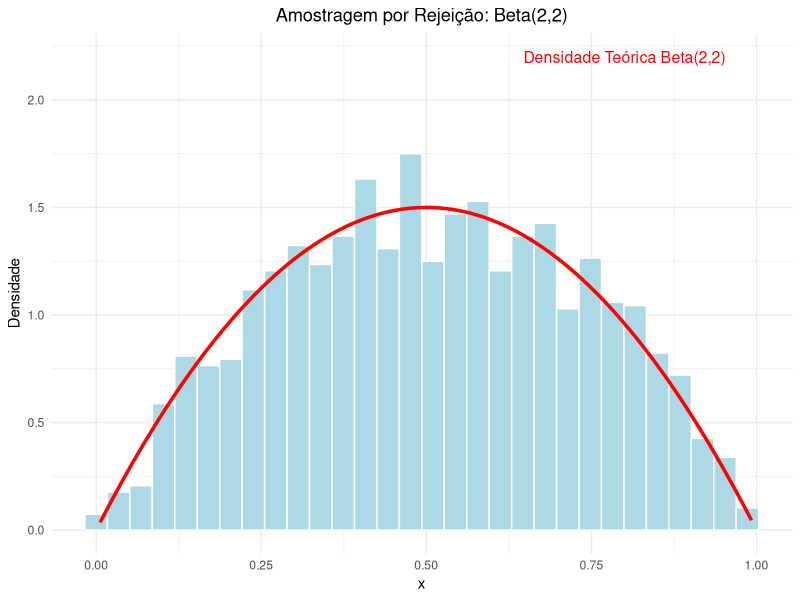
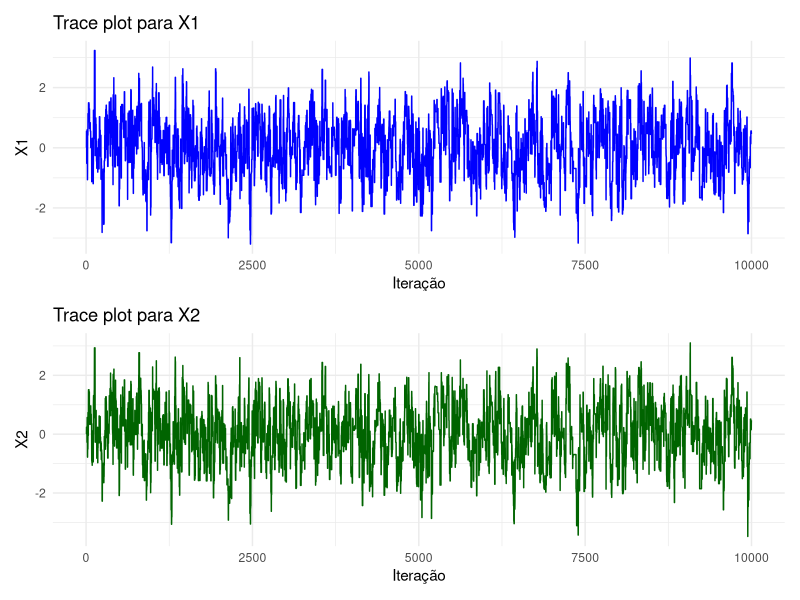
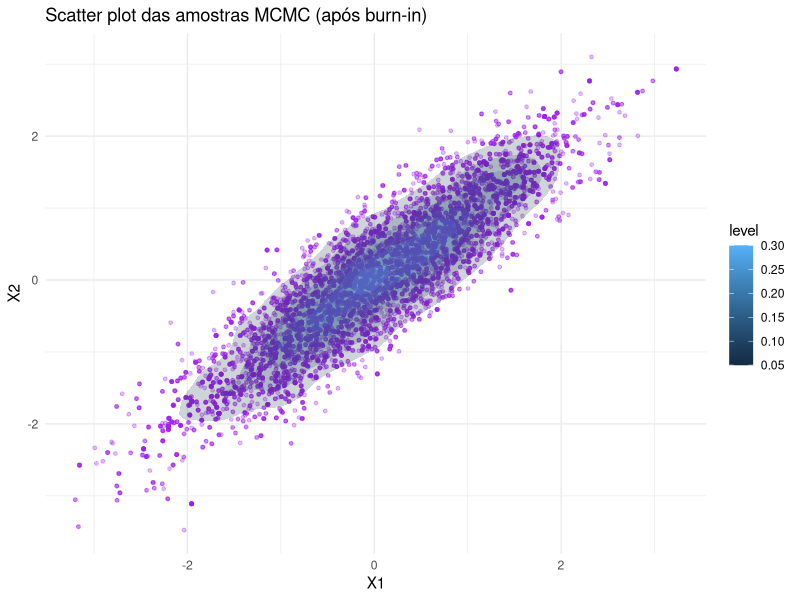
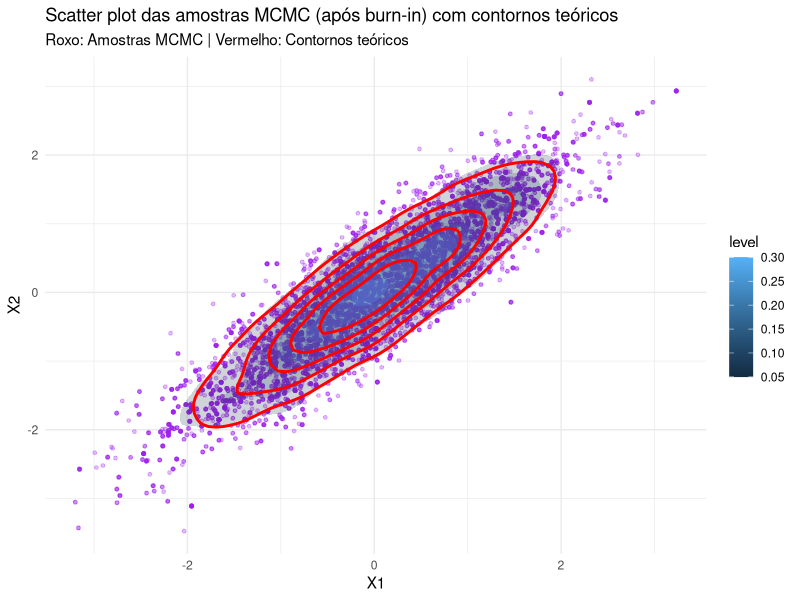
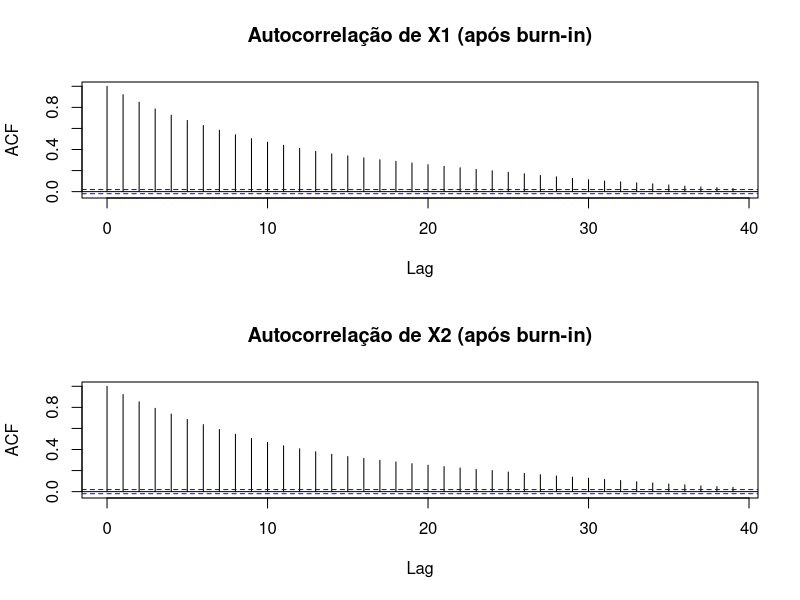
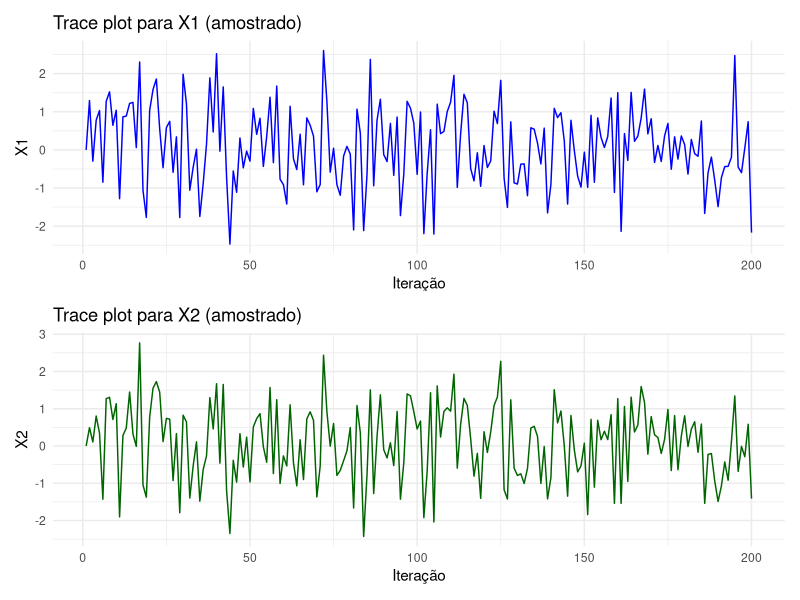
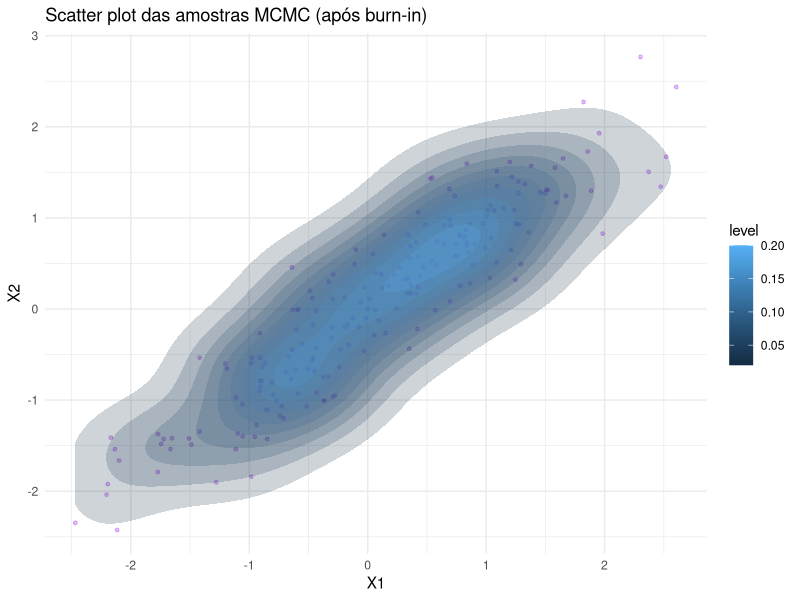
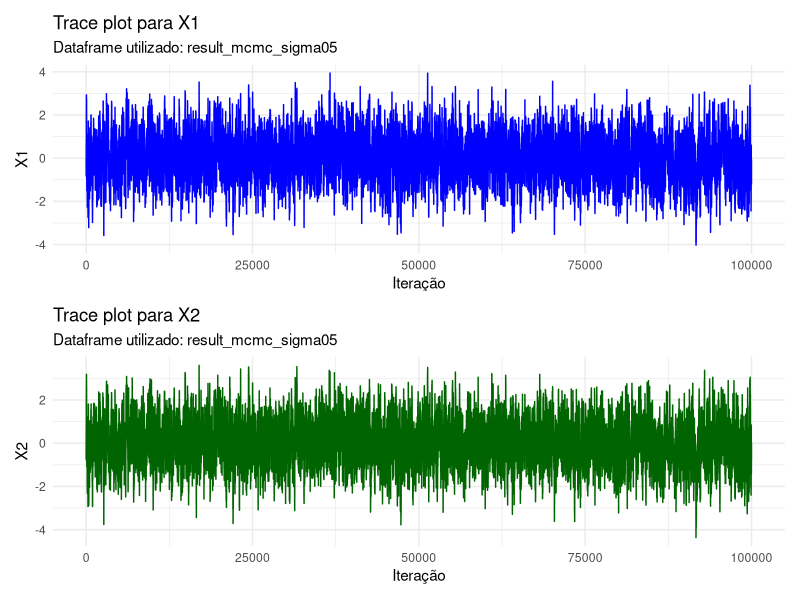

Write R code to recreate these figures, in order.
## ---- chunk 1
# Carregue todos os pacotes que você usará aqui
library(tidyverse)
library(mvtnorm) # Pode ser útil para o Problema 3
#library(httpgd)
## ---- chunk 2
# Defina a função a ser integrada
f <- function(x) {
  # ... seu código aqui ...
  exp(-x) / (1 + x^2)
}

m <- 10000 # Número de amostras
set.seed(123)

# Gere as amostras e calcule a estimativa
x <- runif(m)
fx <- f(x)
mc_estimate <- mean(fx)
mc_var <- var(fx) / m
mc_se <- sqrt(mc_var)

# Reporte a estimativa e a variância empírica


cat("A estimativa da integral é: ", round(mc_estimate, 6), "\n")
cat("A estimativa para a variância empírica é: ", round(mc_var, 8), "\n")
cat("A estimativa para o erro padrão é: $", round(mc_se , 6), "\n")

# ...
## ---- chunk 3
# Use m/2 amostras para criar m pontos de avaliação
set.seed(123)

m2 <- m / 2
u <- runif(m2)


# Gere as amostras e calcule a estimativa antitética
amostra_antietica <- (f(u) + f(1 - u)) / 2
estimativa_antietica <- mean(amostra_antietica)
variancia_antietica <- var(amostra_antietica) /m2
antietica_se <- sqrt(variancia_antietica)

# Reporte a estimativa e a variância empírica
cat("A estimativa da integral (antitética) é: ", round(estimativa_antietica, 4), "\n")
cat("A estimativa para a variância empírica (antitética) é: ", round(variancia_antietica, 8), "\n")
cat("A estimativa para o erro padrão (antitética) é: $", round(antietica_se , 6), "\n")

## ---- chunk 4
#Este problema introduz a lógica de aceitar/rejeitar amostras, que é fundamental para o MCMC. 
#O objetivo é gerar amostras de uma distribuição alvo usando uma distribuição “envelope” mais simples.

# A distribuição alvo é f(x) = dbeta(x, 2, 2)
# A distribuição envelope é g(x) = dunif(x, 0, 1) = 1
# Encontre o valor máximo da razão f(x)/g(x) no intervalo [0, 1].
# Você pode fazer isso analiticamente ou numericamente.

# Definindo a distribuição alvo:
f <- function(x) dbeta(x, 2, 2)
# Definindo a distribuição envelope
g <- function(x) dunif(x, 0, 1) 

# Encontrando o valor máximo de f(x)/g(x) no intervalo [0, 1]

grid <- seq(0, 1, length.out = 10001)
divisao <- f(grid) / g(grid)
c <- max(divisao)

cat("A estimativa de C é: ", round(c, 4), "\n")

## ---- chunk 5
# Escreva uma função que implementa o algoritmo de amostragem por rejeição.
# A função deve aceitar n (o número de amostras a gerar) e c como argumentos.
rejection_sampler_beta <- function(n, c) {

  # Definindo a distribuição alvo:
  f <- function(x) dbeta(x, 2, 2)
  # Definindo a distribuição envelope
  g <- function(x) dunif(x, 0, 1) 

  amostras_aceitas <- numeric(n)
  total_propostas <- 0
  aceitas <- 0
  
  # Loop até obter n amostras aceitas
  while(aceitas < n) {
    y <- runif(1, 0, 1) 
    u <- runif(1, 0, 1)
    
    #Tirei essa regra do livro
    if (u < f(y) / (c * g(y))) {
      aceitas <- aceitas + 1
      amostras_aceitas[aceitas] <- y
    }

    total_propostas <- total_propostas + 1
  }
  
  # Calcular taxa de aceitação
  taxa_aceitacao <- aceitas / total_propostas
  
  # Retornar lista com amostras e informações do processo
  return(list(
    amostras = amostras_aceitas,
    taxa_aceitacao = taxa_aceitacao,
    total_propostas = total_propostas
  ))
}

# Gere 2000 amostras usando sua função
set.seed(123)
resultado_beta <- rejection_sampler_beta(2000, 1.5)
amostras_beta <- resultado_beta$amostras

## ---- chunk 6
# Crie um histograma das suas amostras geradas
# Sobreponha a curva de densidade teórica da Beta(2, 2) para verificar

# Organize as amostras em um data frame
df_beta <- data.frame(amostra = amostras_beta)

# Crie o histograma com ggplot2 e sobreponha a densidade teórica
ggplot(df_beta, aes(x = amostra)) +
  geom_histogram(aes(y = ..density..), bins = 30, fill = "lightblue", color = "white") +
  stat_function(fun = function(x) dbeta(x, 2, 2), color = "red", size = 1.2) +
  labs(title = "Amostragem por Rejeição: Beta(2,2)",
       x = "x", y = "Densidade") +
  theme_minimal() +
  theme(plot.title = element_text(hjust = 0.5)) +
  annotate("text", x = 0.8, y = 2.2, label = "Densidade Teórica Beta(2,2)", color = "red", size = 4)

# Reporte a taxa de aceitação do seu amostrador

cat("Taxa de aceitação:", round(resultado_beta$taxa_aceitacao, 4), "\n")
cat("Total de propostas:", resultado_beta$total_propostas, "\n")

## ---- chunk 7
# Defina a densidade alvo (ou seu logaritmo)
# A média é (0, 0) e a matriz de covariância tem 1s na diagonal e 0.9 fora dela.
# A função `mvtnorm::dmvnorm` pode ser útil para calcular a densidade.

mu <- c(0, 0)
Sigma <- matrix(c(1, 0.9, 0.9, 1), nrow = 2)
log_alvo <- function(x) {
  mvtnorm::dmvnorm(x, mean = mu, sigma = Sigma, log = TRUE)
}

# Implemente a função do amostrador de Metropolis-Hastings
metropolis_bvn <- function(n_iter, sigma_prop) {
  # n_iter: número de iterações
  # sigma_prop: desvio padrão da proposta (assumido igual para ambas as dimensões)
  
  # 1. Inicializar a cadeia
  cadeia_mk <- matrix(0, nrow = n_iter, ncol = 2)
  estado_atual <- c(0, 0)  # Ponto inicial (0, 0)
  cadeia_mk[1, ] <- estado_atual
  
  # Contador de aceitações
  n_aceito <- 0
  
  # Matriz de covariância para a proposta (diagonal)
  Sigma_prop <- diag(c(sigma_prop^2, sigma_prop^2))
  
  # 2. Loop pelas iterações
  for (i in 2:n_iter) {
    
    # 3. Propor um novo ponto a partir da distribuição de proposta
    # Proposta Normal Bivariada centrada no ponto atual
    proposta <- rnorm(2, mean = estado_atual, sd = sigma_prop)
    proposta <- as.vector(proposta)
    
    # 4. Calcular a razão de aceitação
    # r = f(proposto) / f(atual)
    log_r <- log_alvo(proposta) - log_alvo(estado_atual)
    r <- exp(log_r)
    
    # 5. Aceitar o ponto proposto com probabilidade min(1, r)
    if (runif(1) < min(1, r)) {
      # Se rejeitado, o próximo ponto da cadeia é o mesmo que o ponto atual
      estado_atual <- proposta
      n_aceito <- n_aceito + 1
    }
    # Caso contrário, permanece no estado atual (estado_atual inalterado)
    
    # 6. Armazenar o ponto na cadeia
    cadeia_mk[i, ] <- estado_atual
  }
  
  # 7. Calcular taxa de aceitação
  tx_aceita <- n_aceito / (n_iter - 1)
  
  # Retornar resultados
  return(list(
    cadeia_mk = cadeia_mk,
    tx_aceita = tx_aceita,
    n_aceito = n_aceito,
    n_iter = n_iter
  ))
}

# Execute o amostrador
set.seed(123)
# Teste com diferentes valores de sigma_prop para ver o efeito na taxa de aceitação
resultado_mcmc <- metropolis_bvn(n_iter = 10000, sigma_prop = 1.0)
cadeia_mcmc <- resultado_mcmc$cadeia_mk

## ---- chunk 8

result_mcmc_sigma05 <- metropolis_bvn(n_iter = 100000, sigma_prop = 0.5)

result_mcmc_sigma2 <- metropolis_bvn(n_iter = 10000, sigma_prop = 2)


## ---- chunk 9

# Reporte a taxa de aceitação
cat("Taxa de aceitação:", round(resultado_mcmc$tx_aceita, 4), "\n")
cat("Número de amostras aceitas:", resultado_mcmc$n_aceito, "\n")
cat("Número total de iterações:", resultado_mcmc$n_iter, "\n")


# Descarte o burn-in
burn_in <- 2000
cadeia_burnin <- cadeia_mcmc[-burn_in,]

# Crie os trace plots para cada uma das duas variáveis

df_cadeia <- as.data.frame(cadeia_mcmc)
colnames(df_cadeia) <- c("X1", "X2")
df_cadeia$iter <- 1:nrow(df_cadeia)


library(patchwork)

# Trace plots lado a lado usando patchwork
p1 <- ggplot(df_cadeia, aes(x = iter, y = X1)) +
  geom_line(color = "blue") +
  labs(title = "Trace plot para X1", x = "Iteração", y = "X1") +
  theme_minimal()

p2 <- ggplot(df_cadeia, aes(x = iter, y = X2)) +
  geom_line(color = "darkgreen") +
  labs(title = "Trace plot para X2", x = "Iteração", y = "X2") +
  theme_minimal()

# Exibir os dois gráficos em um grid
p1 / p2


# Crie o scatter plot das amostras geradas
# Scatter plot das amostras após o burn-in
df_cadeia_burnin <- as.data.frame(cadeia_burnin)
colnames(df_cadeia_burnin) <- c("X1", "X2")


amostras_teoricas <- mvtnorm::rmvnorm(1e4, mean = mu, sigma = Sigma)
df_teoricas <- as.data.frame(amostras_teoricas)
colnames(df_teoricas) <- c("X1", "X2")


ggplot(df_cadeia_burnin, aes(x = X1, y = X2)) +
  geom_point(alpha = 0.3, color = "purple", size = 1) +
  stat_density_2d(aes(fill = ..level..), geom = "polygon", alpha = 0.2, color = NA) +
  labs(title = "Scatter plot das amostras MCMC (após burn-in)",
       x = "X1", y = "X2") +
  theme_minimal()
# Verificação Visual: Sobreponha as linhas de contorno teóricas
# Sobrepondo as linhas de contorno teóricas da distribuição alvo
ggplot(df_cadeia_burnin, aes(x = X1, y = X2)) +
  geom_point(alpha = 0.3, color = "purple", size = 1) +
  stat_density_2d(aes(fill = ..level..), geom = "polygon", alpha = 0.2, color = NA) +
  stat_density_2d(
    data = df_teoricas,
    aes(x = X1, y = X2),
    color = "red", size = 1, bins = 6, geom = "density_2d"
  ) +
  labs(title = "Scatter plot das amostras MCMC (após burn-in) com contornos teóricos",
       subtitle = "Roxo: Amostras MCMC | Vermelho: Contornos teóricos",
       x = "X1", y = "X2") +
  theme_minimal()

  # Gráfico de autocorrelação para X1 e X2 após o burn-in
  acf_x1 <- acf(df_cadeia_burnin$X1, plot = FALSE)
  acf_x2 <- acf(df_cadeia_burnin$X2, plot = FALSE)

  par(mfrow = c(2, 1))
  plot(acf_x1, main = "Autocorrelação de X1 (após burn-in)")
  plot(acf_x2, main = "Autocorrelação de X2 (após burn-in)")
  par(mfrow = c(1, 1))

  print("Podemos perceber que existe uma grande autocorrelação em ambas as variáveis por conta da simulação via cadeia de markov. A ideia é realizar uma amostragem de valores")
  print("No presente caso, decidiu-se por amostrar a cada 50 valores")

# Amostragem sistemática opcional para reduzir autocorrelação
  cadeia_final <- cadeia_burnin[seq(1, nrow(cadeia_burnin), by = 50), ]
  cadeia_final<-as.data.frame(cadeia_final)
  colnames(cadeia_final) <- c("X1", "X2")
  cadeia_final$iter <- 1:nrow(cadeia_final)
  

p11 <- ggplot(cadeia_final, aes(x = iter, y = X1)) +
  geom_line(color = "blue") +
  labs(title = "Trace plot para X1 (amostrado)", x = "Iteração", y = "X1") +
  theme_minimal()

p21 <- ggplot(cadeia_final, aes(x = iter, y = X2)) +
  geom_line(color = "darkgreen") +
  labs(title = "Trace plot para X2 (amostrado)", x = "Iteração", y = "X2") +
  theme_minimal()

# Exibir os dois gráficos em um grid
p11 / p21

amostras_teoricas2 <- mvtnorm::rmvnorm(length(cadeia_final), mean = mu, sigma = Sigma)
df_teoricas2 <- as.data.frame(amostras_teoricas2)
colnames(df_teoricas2) <- c("X1", "X2")

ggplot(cadeia_final, aes(x = X1, y = X2)) +
  geom_point(alpha = 0.3, color = "purple", size = 1) +
  stat_density_2d(aes(fill = ..level..), geom = "polygon", alpha = 0.2, color = NA) +
  labs(title = "Scatter plot das amostras MCMC (após burn-in)",
       x = "X1", y = "X2") +
  theme_minimal()

## ---- chunk 10

# CRIANDO UMA FUNÇÃO QUE GERA OS RESULTADOS PASSADOS MAS ESCOLHENDO VARIANCIAS DIFERENTES

library(patchwork)
# Função para analisar e plotar resultados de uma simulação Metropolis-Hastings,
# incluindo gráficos de nível e análise após amostragem sistemática (thinning)
analisar_mcmc_com_thin <- function(resultado_mcmc, burn_in = 2000, thin = 1, mu = c(0,0), Sigma = matrix(c(1,0.9,0.9,1), 2),amostra=50) {

  nome_do_dataframe <- deparse(substitute(resultado_mcmc))
  


  require(ggplot2)
  require(patchwork)
  require(mvtnorm)
  
  cadeia <- resultado_mcmc$cadeia_mk
  n_iter <- resultado_mcmc$n_iter
  tx_aceita <- resultado_mcmc$tx_aceita
  n_aceito <- resultado_mcmc$n_aceito
  
  cat("Taxa de aceitação:", round(tx_aceita, 4), "\n")
  cat("Número de amostras aceitas:", n_aceito, "\n")
  cat("Número total de iterações:", n_iter, "\n")
  
  # Descarte do burn-in e thinning
  cadeia_burnin <- cadeia[-seq_len(burn_in), , drop = FALSE]
  if (thin > 1) {
    cadeia_burnin <- cadeia_burnin[seq(1, nrow(cadeia_burnin), by = thin), , drop = FALSE]
  }
  
  df_cadeia <- as.data.frame(cadeia)
  colnames(df_cadeia) <- c("X1", "X2")
  df_cadeia$iter <- 1:nrow(df_cadeia)
  
  # Trace plots
  p1 <- ggplot(df_cadeia, aes(x = iter, y = X1)) +
    geom_line(color = "blue") +
    labs(title = "Trace plot para X1", 
    subtitle=paste("Dataframe utilizado:",nome_do_dataframe),x = "Iteração", y = "X1") +
    theme_minimal()
  
  p2 <- ggplot(df_cadeia, aes(x = iter, y = X2)) +
    geom_line(color = "darkgreen") +
    labs(title = "Trace plot para X2",
    subtitle=paste("Dataframe utilizado:",nome_do_dataframe), x = "Iteração", y = "X2") +
    theme_minimal()
  
  print(p1 / p2)
  
  # Scatter plot das amostras após burn-in
  df_cadeia_burnin <- as.data.frame(cadeia_burnin)
  colnames(df_cadeia_burnin) <- c("X1", "X2")
  
  amostras_teoricas <- mvtnorm::rmvnorm(nrow(df_cadeia_burnin), mean = mu, sigma = Sigma)
  df_teoricas <- as.data.frame(amostras_teoricas)
  colnames(df_teoricas) <- c("X1", "X2")
  
  # Scatter plot com contornos teóricos
  p_scatter <- ggplot(df_cadeia_burnin, aes(x = X1, y = X2)) +
    geom_point(alpha = 0.3, color = "purple", size = 1) +
    stat_density_2d(aes(fill = ..level..), geom = "polygon", alpha = 0.2, color = NA) +
    stat_density_2d(
      data = df_teoricas,
      aes(x = X1, y = X2),
      color = "red", size = 1, bins = 6, geom = "density_2d"
    ) +
    labs(title = "Scatter plot das amostras MCMC (após burn-in) com contornos teóricos",
         subtitle = paste("Dataframe utilizado:",nome_do_dataframe),
         x = "X1", y = "X2") +
    theme_minimal()
  print(p_scatter)
  
  
  # Autocorrelação
  acf_x1 <- acf(df_cadeia_burnin$X1, plot = FALSE)
  acf_x2 <- acf(df_cadeia_burnin$X2, plot = FALSE)
  par(mfrow = c(2, 1))
  plot(acf_x1, main = paste("Autocorrelação de X1 (após burn-in) | Dataframe:",nome_do_dataframe))
  plot(acf_x2, main = paste("Autocorrelação de X2 (após burn-in) | Dataframe:",nome_do_dataframe))
  par(mfrow = c(1, 1))
  
  # Amostragem sistemática para reduzir autocorrelação (thinning fixo de 50)
  cadeia_thin <- cadeia_burnin[seq(1, nrow(cadeia_burnin), by = amostra), , drop = FALSE]
  df_cadeia_thin <- as.data.frame(cadeia_thin)
  colnames(df_cadeia_thin) <- c("X1", "X2")
  df_cadeia_thin$iter <- 1:nrow(df_cadeia_thin)
  
  # Trace plots após thinning
  p1_thin <- ggplot(df_cadeia_thin, aes(x = iter, y = X1)) +
    geom_line(color = "blue") +
    labs(title = paste("Trace plot para X1 (amostrado a cada ",amostra,")"),
    subtitle = paste("Dataframe utilizado:",nome_do_dataframe), x = "Iteração", y = "X1") +
    theme_minimal()
  
  p2_thin <- ggplot(df_cadeia_thin, aes(x = iter, y = X2)) +
    geom_line(color = "darkgreen") +
    labs(title = paste("Trace plot para X2 (amostrado a cada ",amostra,")"), 
    subtitle = paste("Dataframe utilizado:",nome_do_dataframe),x = "Iteração", y = "X2") +
    theme_minimal()
  
  print(p1_thin / p2_thin)
  
  # Scatter plot e gráfico de nível após thinning
  amostras_teoricas2 <- mvtnorm::rmvnorm(nrow(df_cadeia_thin), mean = mu, sigma = Sigma)
  df_teoricas2 <- as.data.frame(amostras_teoricas2)
  colnames(df_teoricas2) <- c("X1", "X2")
  
  p_scatter_thin <- ggplot(df_cadeia_thin, aes(x = X1, y = X2)) +
    geom_point(alpha = 0.3, color = "purple", size = 1) +
    stat_density_2d(aes(fill = ..level..), geom = "polygon", alpha = 0.2, color = NA) +
    stat_density_2d(
      data = df_teoricas2,
      aes(x = X1, y = X2),
      color = "red", size = 1, bins = 6, geom = "density_2d"
    ) +
    labs(title = "Scatter plot das amostras MCMC (após thinning) com contornos teóricos",
         subtitle = paste("Avaliação da base de dados:",nome_do_dataframe),
         x = "X1", y = "X2") +
    theme_minimal()
  print(p_scatter_thin)
  
  
  invisible(list(
    cadeia_burnin = cadeia_burnin,
    cadeia_thin = cadeia_thin,
    taxa_aceitacao = tx_aceita,
    n_aceito = n_aceito,
    n_iter = n_iter
  ))
}

# Exemplo de uso:
 analisar_mcmc_com_thin(result_mcmc_sigma05,amostra=200)
## ---- chunk 11

 analisar_mcmc_com_thin(result_mcmc_sigma2)

